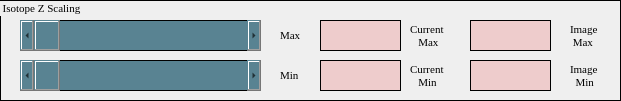
   <widget class="QGroupBox" name="uipanel9">
    <property name="geometry">
     <rect>
      <x>840</x>
      <y>510</y>
      <width>621</width>
      <height>101</height>
     </rect>
    </property>
    <property name="font">
     <font>
      <family>Times New Roman</family>
      <pointsize>8</pointsize>
      <weight>50</weight>
      <italic>false</italic>
      <bold>false</bold>
     </font>
    </property>
    <property name="styleSheet">
     <string notr="true">border: 1px solid black;</string>
    </property>
    <property name="title">
     <string>Isotope Z Scaling</string>
    </property>
    <widget class="QLabel" name="text23">
     <property name="geometry">
      <rect>
       <x>280</x>
       <y>20</y>
       <width>31</width>
       <height>31</height>
      </rect>
     </property>
     <property name="font">
      <font>
       <family>Times New Roman</family>
       <pointsize>8</pointsize>
       <weight>50</weight>
       <italic>false</italic>
       <bold>false</bold>
      </font>
     </property>
     <property name="styleSheet">
      <string notr="true">border: None;</string>
     </property>
     <property name="text">
      <string>Max</string>
     </property>
    </widget>
    <widget class="QLabel" name="text24">
     <property name="geometry">
      <rect>
       <x>280</x>
       <y>60</y>
       <width>31</width>
       <height>31</height>
      </rect>
     </property>
     <property name="font">
      <font>
       <family>Times New Roman</family>
       <pointsize>8</pointsize>
       <weight>50</weight>
       <italic>false</italic>
       <bold>false</bold>
      </font>
     </property>
     <property name="styleSheet">
      <string notr="true">border: None;</string>
     </property>
     <property name="text">
      <string>Min</string>
     </property>
    </widget>
    <widget class="QLineEdit" name="max_iso">
     <property name="geometry">
      <rect>
       <x>320</x>
       <y>20</y>
       <width>81</width>
       <height>31</height>
      </rect>
     </property>
     <property name="font">
      <font>
       <family>Times New Roman</family>
       <pointsize>8</pointsize>
       <weight>50</weight>
       <italic>false</italic>
       <bold>false</bold>
      </font>
     </property>
     <property name="styleSheet">
      <string notr="true">background-color: rgb(238, 204, 204);</string>
     </property>
     <property name="alignment">
      <set>Qt::AlignCenter</set>
     </property>
    </widget>
    <widget class="QLineEdit" name="min_iso">
     <property name="geometry">
      <rect>
       <x>320</x>
       <y>60</y>
       <width>81</width>
       <height>31</height>
      </rect>
     </property>
     <property name="font">
      <font>
       <family>Times New Roman</family>
       <pointsize>8</pointsize>
       <weight>50</weight>
       <italic>false</italic>
       <bold>false</bold>
      </font>
     </property>
     <property name="styleSheet">
      <string notr="true">background-color: rgb(238, 204, 204);</string>
     </property>
     <property name="alignment">
      <set>Qt::AlignCenter</set>
     </property>
    </widget>
    <widget class="QLineEdit" name="max_int_iso">
     <property name="geometry">
      <rect>
       <x>470</x>
       <y>20</y>
       <width>81</width>
       <height>31</height>
      </rect>
     </property>
     <property name="font">
      <font>
       <family>Times New Roman</family>
       <pointsize>8</pointsize>
       <weight>50</weight>
       <italic>false</italic>
       <bold>false</bold>
      </font>
     </property>
     <property name="styleSheet">
      <string notr="true">background-color: rgb(238, 204, 204);</string>
     </property>
     <property name="alignment">
      <set>Qt::AlignCenter</set>
     </property>
    </widget>
    <widget class="QLineEdit" name="min_int_iso">
     <property name="geometry">
      <rect>
       <x>470</x>
       <y>60</y>
       <width>81</width>
       <height>31</height>
      </rect>
     </property>
     <property name="font">
      <font>
       <family>Times New Roman</family>
       <pointsize>8</pointsize>
       <weight>50</weight>
       <italic>false</italic>
       <bold>false</bold>
      </font>
     </property>
     <property name="styleSheet">
      <string notr="true">background-color: rgb(238, 204, 204);</string>
     </property>
     <property name="alignment">
      <set>Qt::AlignCenter</set>
     </property>
    </widget>
    <widget class="QLabel" name="text25">
     <property name="geometry">
      <rect>
       <x>570</x>
       <y>20</y>
       <width>41</width>
       <height>31</height>
      </rect>
     </property>
     <property name="font">
      <font>
       <family>Times New Roman</family>
       <pointsize>8</pointsize>
       <weight>50</weight>
       <italic>false</italic>
       <bold>false</bold>
      </font>
     </property>
     <property name="styleSheet">
      <string notr="true">border: None;background:transparent</string>
     </property>
     <property name="text">
      <string>Image
 Max</string>
     </property>
    </widget>
    <widget class="QLabel" name="text10">
     <property name="geometry">
      <rect>
       <x>410</x>
       <y>20</y>
       <width>51</width>
       <height>31</height>
      </rect>
     </property>
     <property name="font">
      <font>
       <family>Times New Roman</family>
       <pointsize>8</pointsize>
       <weight>50</weight>
       <italic>false</italic>
       <bold>false</bold>
      </font>
     </property>
     <property name="styleSheet">
      <string notr="true">border: None;background:transparent</string>
     </property>
     <property name="text">
      <string>Current
   Max</string>
     </property>
    </widget>
    <widget class="QLabel" name="text26">
     <property name="geometry">
      <rect>
       <x>410</x>
       <y>60</y>
       <width>51</width>
       <height>31</height>
      </rect>
     </property>
     <property name="font">
      <font>
       <family>Times New Roman</family>
       <pointsize>8</pointsize>
       <weight>50</weight>
       <italic>false</italic>
       <bold>false</bold>
      </font>
     </property>
     <property name="styleSheet">
      <string notr="true">border: None;background:transparent</string>
     </property>
     <property name="text">
      <string>Current
   Min</string>
     </property>
    </widget>
    <widget class="QLabel" name="text27">
     <property name="geometry">
      <rect>
       <x>570</x>
       <y>60</y>
       <width>41</width>
       <height>31</height>
      </rect>
     </property>
     <property name="font">
      <font>
       <family>Times New Roman</family>
       <pointsize>8</pointsize>
       <weight>50</weight>
       <italic>false</italic>
       <bold>false</bold>
      </font>
     </property>
     <property name="styleSheet">
      <string notr="true">border: None;background:transparent</string>
     </property>
     <property name="text">
      <string>Image
  Min</string>
     </property>
    </widget>
    <widget class="QScrollBar" name="zmax_isotope">
     <property name="geometry">
      <rect>
       <x>20</x>
       <y>20</y>
       <width>241</width>
       <height>31</height>
      </rect>
     </property>
     <property name="styleSheet">
      <string notr="true">background-color: rgb(89, 131, 146);</string>
     </property>
     <property name="orientation">
      <enum>Qt::Horizontal</enum>
     </property>
    </widget>
    <widget class="QScrollBar" name="zmin_isotope">
     <property name="geometry">
      <rect>
       <x>20</x>
       <y>60</y>
       <width>241</width>
       <height>31</height>
      </rect>
     </property>
     <property name="styleSheet">
      <string notr="true">background-color: rgb(89, 131, 146);</string>
     </property>
     <property name="orientation">
      <enum>Qt::Horizontal</enum>
     </property>
    </widget>
   </widget>
